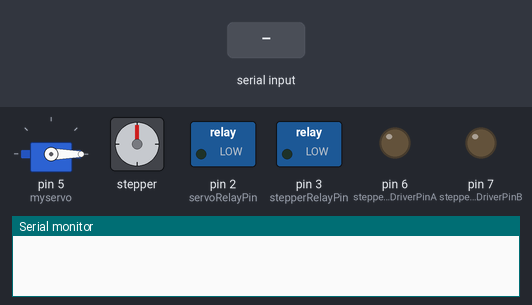
This sketch was run on a simulated Arduino Uno, built with avr-gcc and run on an emulated ATmega328P. Shown: servo, stepper motor, switched loads named in the sketch (green lamp = pin HIGH), output pins drawn as LEDs (lit = HIGH), the last lines printed to the serial monitor. Inputs (shaded band) come from the test bench. Stepper angles assume 2048 steps per turn.

Above: at 1.2 s.
1.3 s: "90,45\n" received over Serial
At 1.8 s:
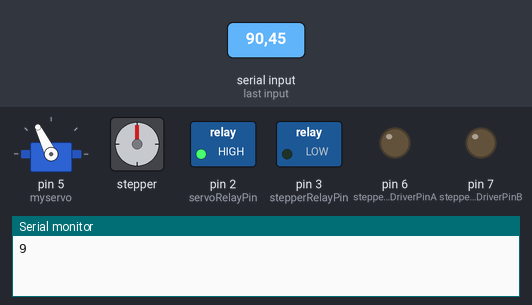
4.3 s: "90\n" received over Serial
At 7.1 s:
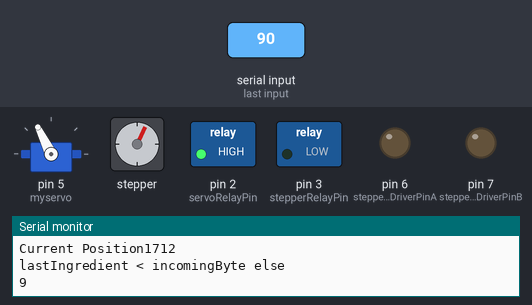
7.3 s: "1\n" received over Serial
10.3 s: "30,150\n" received over Serial
At 22.6 s:
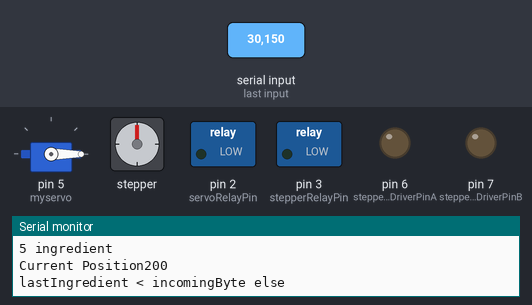
Timing chart, 0 to 22.9 s (numbered marks = the images above; inputs shaded):
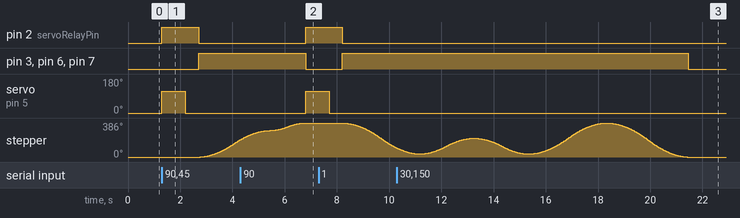

The sketch:

MixinsArduino18.ino
```cpp
#include <AccelStepper.h>
#include <Servo.h>

AccelStepper myStepper(AccelStepper::FULL4WIRE,8,9,10,11,true);

int lastIngredient = 0;

boolean backstep = false;

int incomingByte;

boolean moveServo = false;

Servo myservo;

const int servoRelayPin = 2;
const int stepperRelayPin = 3;
const int stepperEnableDriverPinA = 6;
const int stepperEnableDriverPinB = 7;

long stepperCurrentPosition = 0;

void setup() {
  myservo.attach(5,1000,2000);
  myservo.writeMicroseconds(1000);

  myStepper.setMaxSpeed(5000);
  myStepper.setAcceleration(1000);

  // initialize the serial port:
  Serial.begin(9600);

  // initialize pins as OUTPUT
  //pinMode(stepperEnableDriverPin,OUTPUT);
  pinMode(stepperEnableDriverPinA,OUTPUT);
  pinMode(stepperEnableDriverPinB,OUTPUT);
  pinMode(servoRelayPin,OUTPUT);
  pinMode(stepperRelayPin,OUTPUT);
  digitalWrite(stepperRelayPin,LOW);


}

void loop() {

  /*for(i;i<orderSize;i++)
  {
    digitalWrite(13,HIGH);
    linearTravelStart(order[i],i);
   // End of For Loop
  }*/

  if(Serial.available() > 0) // if the data came
  {
    incomingByte = Serial.read() - 48; //read single byte from serial buffer

    String tempString = String(incomingByte);
    if(Constraint(incomingByte,0,7) == true) // constraint for bottle
    {
      digitalWrite(stepperRelayPin,HIGH);
      digitalWrite(stepperEnableDriverPinA,HIGH);
      digitalWrite(stepperEnableDriverPinB,HIGH);
      tempString.concat(" ingredient");
      Serial.println(tempString);
      Serial.print("Current Position");
      Serial.println(myStepper.currentPosition());

        if(lastIngredient == 0)
        {
          if(incomingByte == 1)
          {
            myStepper.runToNewPosition(myStepper.currentPosition() + 200);
          }
          else if(incomingByte == 2)
          {
            myStepper.runToNewPosition(myStepper.currentPosition() + (incomingByte * 355));
          }
          else if(incomingByte == 3)
          {
            myStepper.runToNewPosition(myStepper.currentPosition() + (incomingByte * 405));
          }

          else if(incomingByte == 4)
            myStepper.runToNewPosition(myStepper.currentPosition() + (incomingByte * 428));

          else if(incomingByte == 5)
            myStepper.runToNewPosition(myStepper.currentPosition() + (incomingByte * 440));

          else
            myStepper.runToNewPosition(myStepper.currentPosition() + (incomingByte * 420));
        }

        else
       {
          //myStepper.runToNewPosition(myStepper.currentPosition() + ((incomingByte - lastIngredient) * 500));
          Serial.println("lastIngredient < incomingByte else");
          switch(incomingByte)
         {
           case 1:
              //myStepper.runToNewPosition(myStepper.currentPosition() + ((incomingByte - lastIngredient) * 150));
              myStepper.runToNewPosition(200);
              Serial.println("ENTERED");
             break;

           case 2:
              //myStepper.runToNewPosition(myStepper.currentPosition() + ((incomingByte - lastIngredient) * 498));
              //myStepper.runToNewPosition(myStepper.currentPosition() + (incomingByte - lastIngredient) * 340);
              myStepper.runToNewPosition(incomingByte * 355);

             break;

           case 3:
              //myStepper.runToNewPosition(myStepper.currentPosition() + ((incomingByte - lastIngredient) * 405));
              myStepper.runToNewPosition(incomingByte * 405);

             break;

           case 4:
                //myStepper.runToNewPosition(myStepper.currentPosition() + ((incomingByte - lastIngredient) * 428));
                myStepper.runToNewPosition(incomingByte * 428);
             break;

           case 5:
               //myStepper.runToNewPosition(myStepper.currentPosition() + ((incomingByte - lastIngredient) * 440));
               myStepper.runToNewPosition(incomingByte * 440);
             break;

           case 6:
              myStepper.runToNewPosition(incomingByte * 450);
             break;
         }
       }

      myStepper.stop(); // Stop as fast as possible: sets new target
      lastIngredient = incomingByte;
      digitalWrite(stepperRelayPin,LOW);
      digitalWrite(stepperEnableDriverPinA,LOW);
      digitalWrite(stepperEnableDriverPinB,LOW);
    }

    else if(Constraint(incomingByte,0,100) == true) // constraint for ml
    {
         digitalWrite(stepperRelayPin,LOW);
         digitalWrite(stepperEnableDriverPinA,LOW);
         digitalWrite(stepperEnableDriverPinB,LOW);
         digitalWrite(servoRelayPin,HIGH);
         Serial.println(incomingByte);
         int mlToPush = incomingByte;
         if(mlToPush / 25 != 0)
         {
           int temp = mlToPush / 25;
           for(int i = 0; i<temp ; i++)
           {
             int push = map(25,0,25,0,3500);
             myservo.write(116);
             delay(push);
             myservo.writeMicroseconds(1000);
             mlToPush = mlToPush - 25;
             delay(2000);
           }

         }
         if(mlToPush != 0)
         {
             int push = map(mlToPush,0,24,0,2400);
             myservo.write(116);
             delay(push);
             myservo.writeMicroseconds(1000);
             delay(500);
         }
         digitalWrite(servoRelayPin,LOW);
    }

  }
  if(lastIngredient != 0 && Serial.available() <= 0)
  {
      digitalWrite(stepperRelayPin,HIGH);
      //digitalWrite(stepperEnableDriverPin,LOW);
    digitalWrite(stepperEnableDriverPinA,HIGH);
    digitalWrite(stepperEnableDriverPinB,HIGH);

    //Serial.println("SERIAL EMPTY");
    //Serial.print("CURRENT POS : ");
      //Serial.println(stepperCurrentPosition - (500 * 4));
      myStepper.runToNewPosition(2);
      myStepper.stop();

   /* for(int counter = 0; counter <(lastIngredient*4) - 3; counter ++)
    {
      digitalWrite(stepperRelayPin,HIGH);
      digitalWrite(stepperEnableDriverPinA,HIGH);
      digitalWrite(stepperEnableDriverPinB,HIGH);
      //Serial.println((lastIngredient*4) - 3);
      Serial.print("last Ingredient");
      Serial.println(lastIngredient);
       myStepper.step(-((steps/2/2)+6));
       // myStepper.step(-(steps/2));
    }*/


    // Reset
    lastIngredient = 0;
    digitalWrite(stepperRelayPin,LOW);
      //digitalWrite(stepperEnableDriverPin,LOW);
    digitalWrite(stepperEnableDriverPinA,LOW);
    digitalWrite(stepperEnableDriverPinB,LOW);
    digitalWrite(8,LOW);
    digitalWrite(9,LOW);
    digitalWrite(10,LOW);
    digitalWrite(11,LOW);
  }
    /*int counter = 0, tempPos = 0,backtobase = lastIngredient - incomingByte;
    backtobase = backtobase < 0 ? backtobase * (-1) : backtobase;
    Serial.print("back to base");
    Serial.println(backtobase);
    if(backtobase != 0 ){
    while(tempPos < 6)
    {
      digitalWrite(stepperRelayPin,HIGH);
      //digitalWrite(stepperEnableDriverPin,HIGH);
    digitalWrite(stepperEnableDriverPinA,HIGH);
    digitalWrite(stepperEnableDriverPinB,HIGH);
      myStepper.step(-(steps/2/2));

        tempPos++;

    }


   // stepperEnable_Disable();
  } */
  // End of main
}

int rotateComputation(int bottle)
{
  int looper = 0;

  if(lastIngredient == 0)
    looper = bottle;

  else
  {
     if(backstep == true)
        looper = lastIngredient - bottle;
     else
        looper = bottle - lastIngredient;
  }

  backstep = lastIngredient > bottle ? true : false;

  looper = looper < 0 ? looper * (-1) : looper;
  //Serial.println(looper);
  return looper;
}

/*void linearTravelStart(int bottle)
{
    int count = 0, pos = 0, linearTravel = rotateComputation(bottle);
    boolean back = false;
   /* Serial.print("\nBACKSTEP? ");
    Serial.println(backstep);
    Serial.println();
    Serial.print("NEW loop: ");
    Serial.println(linearTravel);
    //Serial.println(backstep);
   // Serial.println(lastIngredient);


    while( count < 2 && pos < linearTravel)
    {
      if(backstep == true)
      {
          //myStepper.step(-(steps/2));
          //if(back == true){
            steps = steps + 1;
            //back = false;
          //}

          myStepper.step(-(steps/2));

      }
      else
      {
        if(lastIngredient == 0 && pos == 0)
        {
          //steps = steps + 1;
          //if(bottle == 0)
           myStepper.step((steps/2)/2);
          //else
           //myStepper.step(((steps/2)/2) - 2);
        }

        else
        {
         // if(back == false){
            // steps = steps + 1;
            //back = true;
          //}

          myStepper.step(steps/2);
        }
           //Serial.println("nakasud");
      }

      count++;
      if(count == 2)
      {
        count = 0;

        //Serial.print("NEW position: ");
        //Serial.println(pos);
        pos++;
      }
      delayMicroseconds(200);

    }

    lastIngredient = bottle;
   // backstep = false;


    // Checks if it is on last bottle
    // If it is, it returns to starting point
    //if(bottleCursor == orderSize - 1)
   // {

    //}
}*/

boolean Constraint(int value, int lowerlimit, int upperlimit)
{
  if(value > lowerlimit && value < upperlimit)
    return true;

    return false;
}

/*void stepperEnable_Disable()
{
  int val = digitalRead(stepperRelayPin);

  if(val == HIGH)
  {
    digitalWrite(stepperRelayPin,LOW);
    digitalWrite(stepperEnableDriverPin,LOW);

  }
  else
  {
      digitalWrite(stepperRelayPin,HIGH);
      digitalWrite(stepperEnableDriverPin,HIGH);
  }

}

void servoEnable_Disable()
{
  int valServo = digitalRead(servoRelayPin);

  if(valServo == HIGH)
     digitalWrite(servoRelayPin,LOW);
  else
     digitalWrite(servoRelayPin,HIGH);
}*/
```

Measured:
- after the input at 1.3 s, pin 2 (servoRelayPin): LOW → HIGH at once, → LOW 1.4 s later; pin 3 (stepperRelayPin), pin 6 (stepperEnableDriverPinA), pin 7 (stepperEnableDriverPinB): LOW → HIGH after 1.4 s; servo on pin 5 (myservo): 0° → 116° at once, → 0° 0.90 s later; stepper: keeps turning clockwise at about 128°/s, starting after 1.5 s
- after the input at 4.3 s, pin 2 (servoRelayPin): LOW → HIGH after 2.5 s; pin 3 (stepperRelayPin), pin 6 (stepperEnableDriverPinA), pin 7 (stepperEnableDriverPinB): HIGH → LOW after 2.5 s; servo on pin 5 (myservo): 0° → 116° after 2.5 s; stepper: goes on until 6.7 s, then stays 386°
- after the input at 10.3 s, pin 3 (stepperRelayPin), pin 6 (stepperEnableDriverPinA), pin 7 (stepperEnableDriverPinB): HIGH → LOW after 11.2 s instead of 1.7 s
